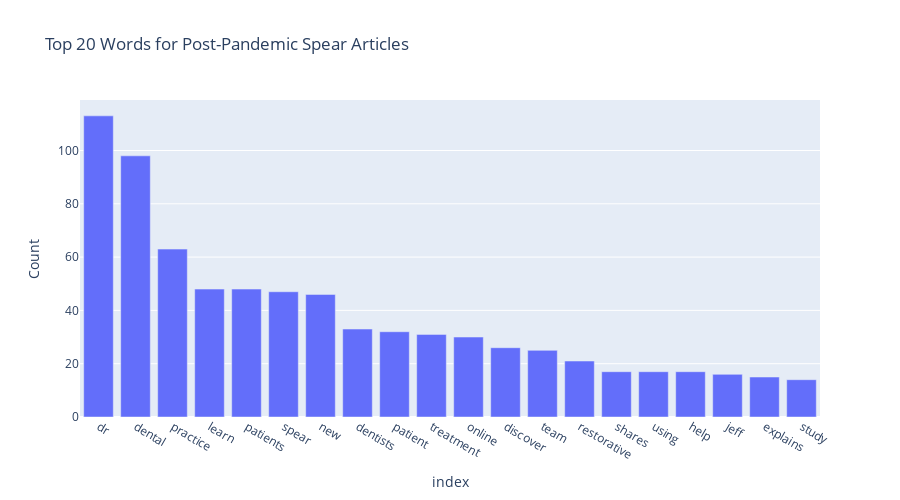

The notebook cell saved with this chart:
### Markdown cell above
## Graph

I created a bar graph for the top twenty words of the "post" group using plotly express.  I chose a bar chart because it was appropriate as a visual for the counts of the data given it was not continuous.  Plus, it gave a clear indication of the word count for quick comparitive analysis.  The top twenty words in the "post" group were very generic dental terms, such as dr, dentist, dental, patients, learn, patients.  There seems to be more emphasis on the dental practice iself rather than anything tangential.  This also reflects that the business put more emphasis on practice development and recovery in comparison to patient based educaiton.

### Code cell
# Create Bar Chart for Top 20 word frequency data for "post" group

fig = px.bar(spear_post_df20, x = spear_post_df20.index, y = 'Count', height = 500, 
            title='Top 20 Words for Post-Pandemic Spear Articles')
fig.show()

### Figure 1 — Plotly figure (JSON) as saved in the notebook; plotly's stock layout.template omitted (floating-point values rounded to 4 significant figures)
{"data": [{"alignmentgroup": "True", "hovertemplate": "index=%{x}<br>Count=%{y}<extra></extra>", "legendgroup": "", "marker": {"color": "#636efa", "pattern": {"shape": ""}}, "name": "", "offsetgroup": "", "orientation": "v", "showlegend": false, "textposition": "auto", "type": "bar", "x": ["dr", "dental", "practice", "learn", "patients", "spear", "new", "dentists", "patient", "treatment", "online", "discover", "team", "restorative", "shares", "using", "help", "jeff", "explains", "study"], "xaxis": "x", "y": [113, 98, 63, 48, 48, 47, 46, 33, 32, 31, 30, 26, 25, 21, 17, 17, 17, 16, 15, 14], "yaxis": "y"}], "layout": {"barmode": "relative", "height": 500, "legend": {"tracegroupgap": 0}, "title": {"text": "Top 20 Words for Post-Pandemic Spear Articles"}, "xaxis": {"anchor": "y", "domain": [0, 1], "title": {"text": "index"}}, "yaxis": {"anchor": "x", "domain": [0, 1], "title": {"text": "Count"}}}}
